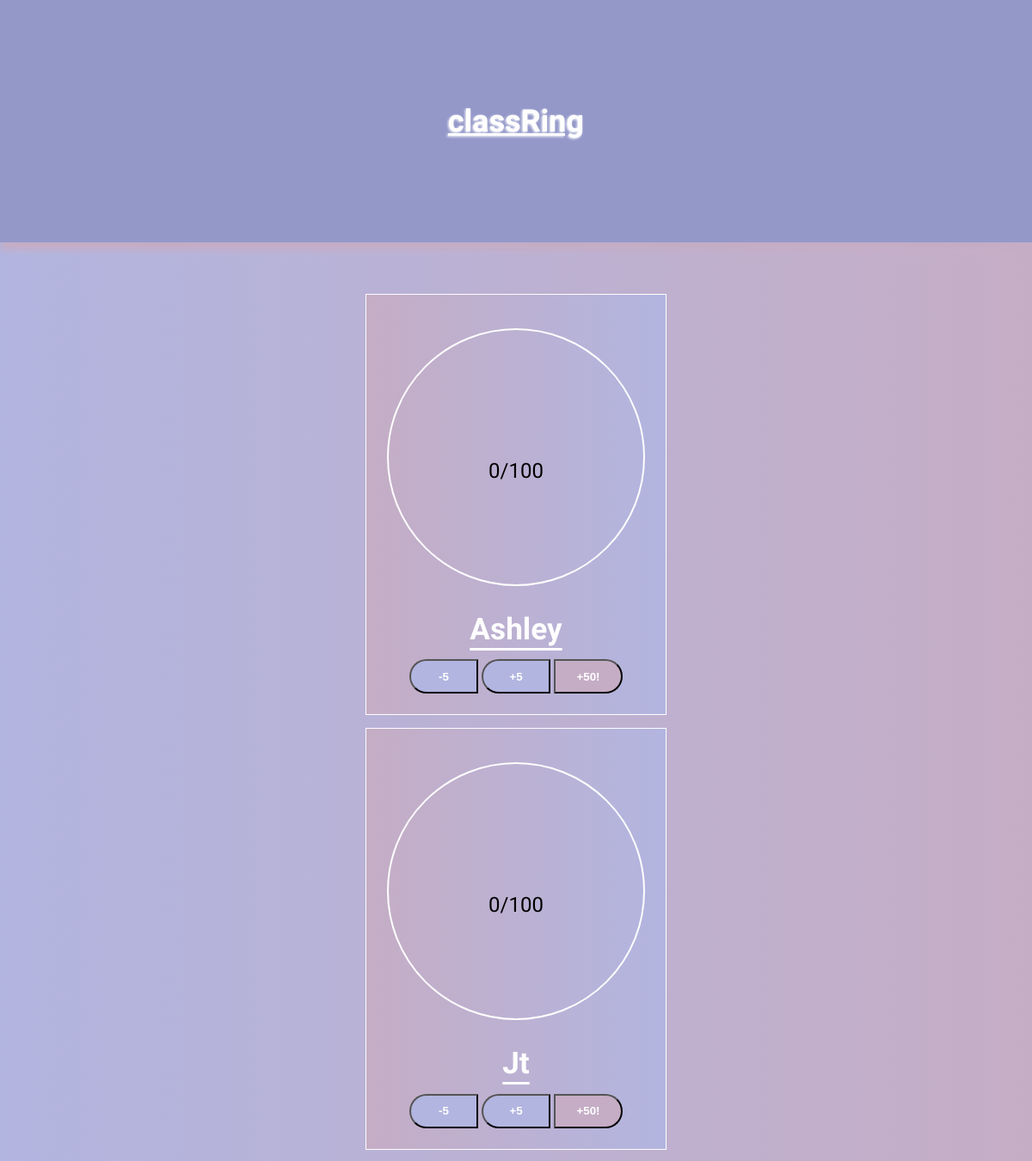
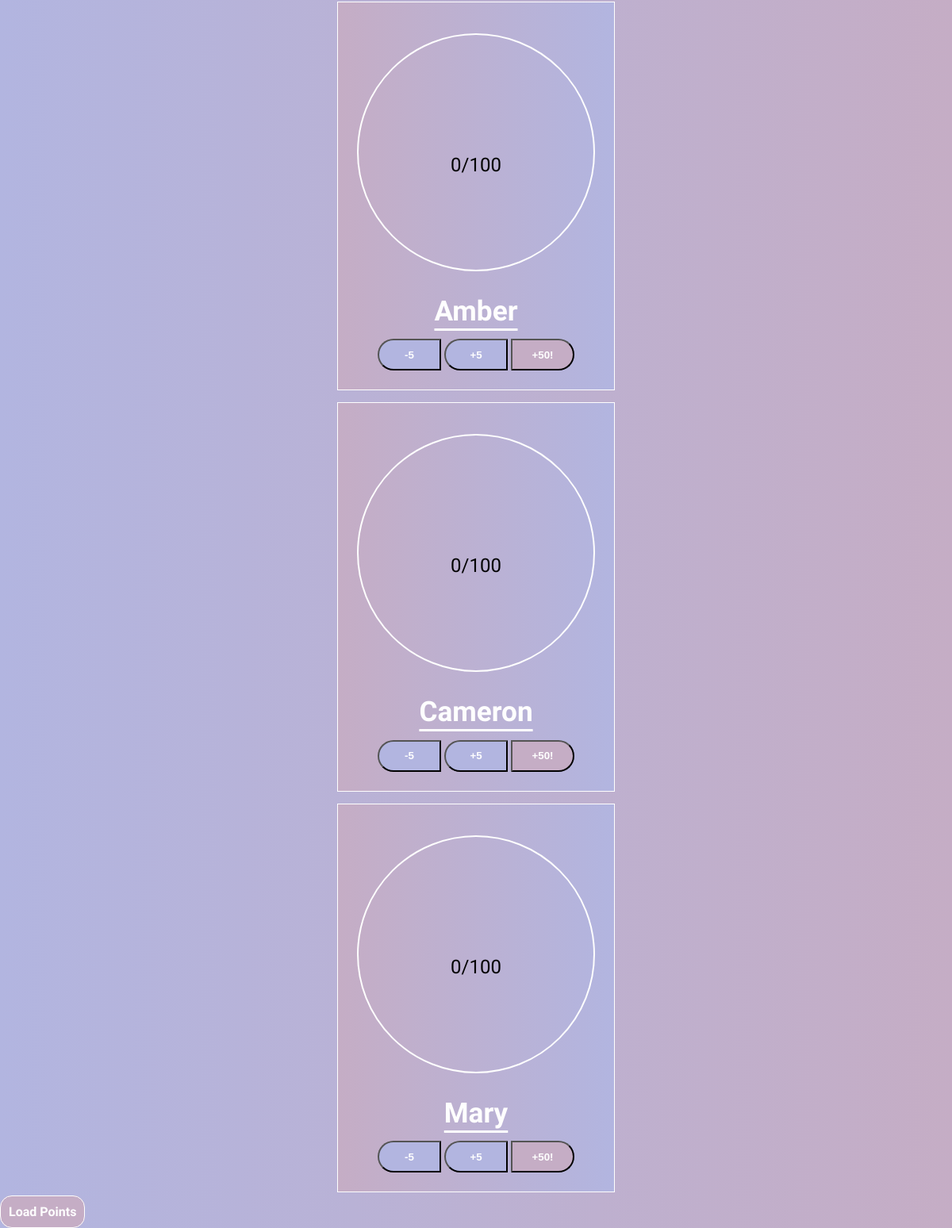
Page /platform (signed in) on the committed database (2 pictures, top to bottom).
### classRing/models.py (models this page shows, shortened)
class Student(db.Model):
    id = db.Column(db.Integer, primary_key=True, autoincrement=True)
    name = db.Column(db.String(50), nullable=False)
    is_active = db.Column(db.Boolean, default=False)
    admin_id = db.Column(db.Integer, db.ForeignKey('admin.id'), nullable=False)
    ring = db.relationship('Ring', backref='student', uselist=False, lazy=True)

class Ring(db.Model):
    id = db.Column(db.Integer, primary_key=True, autoincrement=True)
    student_id = db.Column(db.Integer, db.ForeignKey('student.id'), nullable=False)
    current_value = db.Column(db.Integer, nullable=False)
    target_value = db.Column(db.Integer, nullable=False)

### classRing/main.py (the view)
@mainBP.route("/platform", methods=('GET', 'POST'))
@login_required
def platform():
    students = Student.query.filter(Student.is_active==True, Student.admin_id==current_user.id).all()
    return render_template('platform.html', students=students)

### classRing/main.py (called while the page is built)
@login_manager.user_loader
def load_user(user_id):
    return Admin.query.get(user_id)

### classRing/templates/platform.html (shortened to what this page needs)
{% extends "base.html" %} {% block title %}classRing Arena{% endblock %} {%
block content %}
<div class="rings">
  {% for student in students %}
  <div class="ring">
    <div class="circle circle4{{ student.id }}">
      <div class=" score scoreBlock-{{ student.id }}">
        <span
          id="score-{{student.id}}"
          class="current_score score-{{ student.id }}"
          >{{ student.ring.current_value }}</span
        >/{{ student.ring.target_value }}
      </div>
      <svg class="cir circ-box" width="350" height="350">
        <circle
          id="c-{{ student.id }}"
          class="circ"
          r="150"
          cx="50%"
          cy="50%"
        />
      </svg>
    </div>
    <div class="user-block">
      <strong
        data-sid="{{ student.id }}"
        class="cardHeader cardHeader{{ student.name }}"
        >{{ student.name }}</strong
      >
      <div class="controller-block">
        <button
          hx-post="{{ url_for('main.updateDown', sid=student.id, val='5') }}"
          hx-target="span.score-{{ student.id }}"
          hx-trigger="click"
          class="controller-btn sub"
          data-value="sub"
        >
          -5
        </button>
        <button
          hx-post="{{ url_for('main.updateUp', sid=student.id, val='5') }}"
          hx-target="span.score-{{ student.id }}"
          hx-trigger="click"
          class="controller-btn sub"
          data-value="sub"
        >
          +5
        </button>
        <button
          hx-post="{{ url_for('main.updateUp', sid=student.id, val='50') }}"
          hx-target="span.score-{{ student.id }}"
          hx-trigger="click"
          class="controller-btn add"
          data-value="add"
        >
          +50!
        </button>
      </div>
    </div>
  </div>
  {% endfor %}
</div>
<a class="btn center" href="{{ url_for('main.countPoints') }}">Load Points</a>
{% endblock %}

### classRing/templates/base.html (shortened to what this page needs)
<!DOCTYPE html>
<html lang="en">
  <head>
    <link
      rel="stylesheet"
      href="{{ url_for('static', filename='style.css') }}"
    />
  </head>
  <body>
    <nav>
      <a class="text-glow text-centered" href="{{ url_for('main.dash') }}">
        <h1>classRing</h1>
      </a>
    </nav>
     {% block content %}{% endblock %}
  </body>
</html>

### classRing/static/style.css (style rules this page uses)
:root, :root.light { --bgDark: #b2b5e0; --Dark: #9498c9; --bgLight: #c5adc5; --textDark: #c5adc5; --textLight: #c5adc5; --pure: #fefefe; --font: "Audiowide", sans-serif; }
* { box-sizing: border-box; margin: 0; padding: 0; }
body { margin: 0 auto; padding: 0; background-image: linear-gradient(90deg, var(--bgDark), var(--bgLight)); font-family: var(--font); min-width: fit-content; max-width: 100%; }
nav { background-color: var(--Dark); color: var(--textDark); display: flex; align-items: center; justify-content: center; padding: 10% 0; box-shadow: 0 10px 8px -1px var(--bgLight); margin-bottom: 25px; font-size: 1.5rem; }
.center { margin: 0 auto; text-align: center; }
.text-glow { color: var(--pure); text-shadow: -1px 1px 3px var(--pure); }
.btn { color: var(--pure); font-weight: 800; border: 1px solid var(--pure); border-radius: 15px; background-color: var(--textDark); padding: 10px; text-decoration: none; }
.rings { text-align: center; margin: 5% auto 0 auto; }
svg.cir { stroke-width: 10; stroke: #000; fill: none; padding: 2%; position: absolute; top: 0; left: 0; }
.rings > .ring { background-image: linear-gradient(90deg, var(--bgLight), var(--bgDark)); width: 350px; margin: 0 auto 15px auto; padding: 2%; border: 1px solid var(--pure); position: relative; }
.rings > .ring > .circle { width: 300px; height: 300px; font-size: 1.5rem; border: 2px solid var(--pure); border-radius: 50%; text-align: center; padding-top: 50%; margin: 15px auto 15px auto; }
.rings > .ring > .user-block { color: var(--pure); line-height: 2; }
.rings > .ring > .user-block > strong { font-size: 2.2rem; text-decoration: underline; text-underline-offset: 10px; }
.controller-btn { font-weight: 900; width: 80px; height: 40px; color: var(--pure); }
.controller-btn.add { background-color: var(--bgLight); border-radius: 0 35px 35px 0; }
.controller-btn.sub { background-color: var(--bgDark); border-radius: 35px 0 0 35px; }

### rows in the picture
Student: ring.current_value "0", ring.target_value "100", name "Ashley"
Student: ring.current_value "0", ring.target_value "100", name "Jt"
Student: ring.current_value "0", ring.target_value "100", name "Amber"
Student: ring.current_value "0", ring.target_value "100", name "Cameron"
Student: ring.current_value "0", ring.target_value "100", name "Mary"
